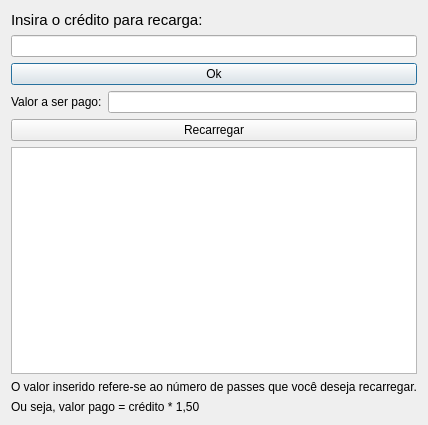
<?xml version="1.0" encoding="UTF-8"?>
<ui version="4.0">
 <class>Recharge</class>
 <widget class="QDialog" name="Recharge">
  <property name="geometry">
   <rect>
    <x>0</x>
    <y>0</y>
    <width>400</width>
    <height>425</height>
   </rect>
  </property>
  <property name="windowTitle">
   <string>Dialog</string>
  </property>
  <layout class="QVBoxLayout" name="verticalLayout">
   <item>
    <widget class="QLabel" name="label">
     <property name="font">
      <font>
       <pointsize>11</pointsize>
      </font>
     </property>
     <property name="text">
      <string>Insira o crédito para recarga:</string>
     </property>
    </widget>
   </item>
   <item>
    <widget class="QLineEdit" name="lineEdit"/>
   </item>
   <item>
    <widget class="QPushButton" name="pushButton">
     <property name="text">
      <string>Ok</string>
     </property>
    </widget>
   </item>
   <item>
    <layout class="QHBoxLayout" name="horizontalLayout">
     <item>
      <widget class="QLabel" name="label_4">
       <property name="text">
        <string>Valor a ser pago:</string>
       </property>
      </widget>
     </item>
     <item>
      <widget class="QLineEdit" name="rechargePrice"/>
     </item>
    </layout>
   </item>
   <item>
    <widget class="QPushButton" name="recharge">
     <property name="text">
      <string>Recarregar</string>
     </property>
    </widget>
   </item>
   <item>
    <widget class="QTextBrowser" name="statusArea"/>
   </item>
   <item>
    <widget class="QLabel" name="label_2">
     <property name="text">
      <string>O valor inserido refere-se ao número de passes que você deseja recarregar.</string>
     </property>
    </widget>
   </item>
   <item>
    <widget class="QLabel" name="label_3">
     <property name="text">
      <string>Ou seja, valor pago = crédito * 1,50</string>
     </property>
    </widget>
   </item>
  </layout>
 </widget>
 <resources/>
 <connections/>
</ui>
